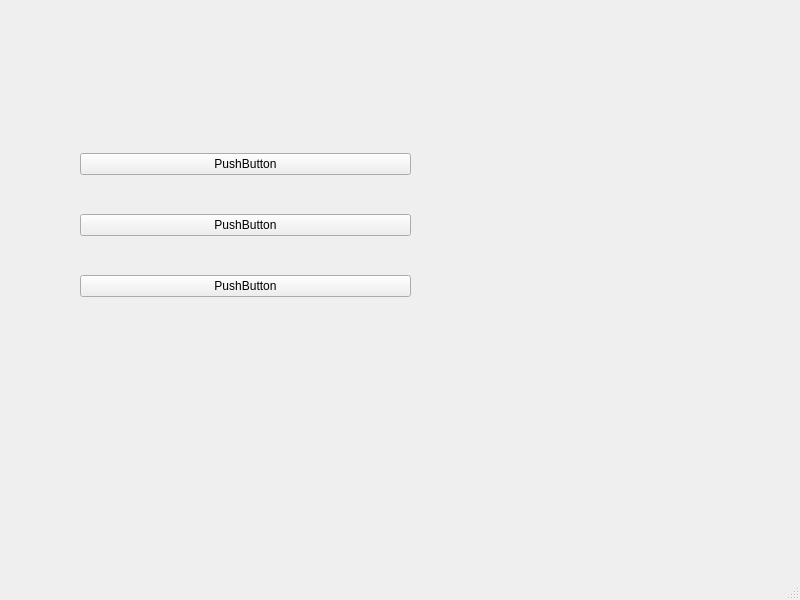
<?xml version="1.0" encoding="UTF-8"?>
<ui version="4.0">
 <class>MainWindow</class>
 <widget class="QMainWindow" name="MainWindow">
  <property name="geometry">
   <rect>
    <x>0</x>
    <y>0</y>
    <width>800</width>
    <height>600</height>
   </rect>
  </property>
  <property name="windowTitle">
   <string>MainWindow</string>
  </property>
  <widget class="QWidget" name="centralwidget">
   <widget class="QWidget" name="verticalLayoutWidget">
    <property name="geometry">
     <rect>
      <x>80</x>
      <y>120</y>
      <width>331</width>
      <height>211</height>
     </rect>
    </property>
    <layout class="QVBoxLayout" name="verticalLayout">
     <item>
      <widget class="QPushButton" name="pushButton_2">
       <property name="text">
        <string>PushButton</string>
       </property>
      </widget>
     </item>
     <item>
      <widget class="QPushButton" name="pushButton">
       <property name="text">
        <string>PushButton</string>
       </property>
      </widget>
     </item>
     <item>
      <widget class="QPushButton" name="pushButton_3">
       <property name="text">
        <string>PushButton</string>
       </property>
      </widget>
     </item>
    </layout>
   </widget>
  </widget>
  <widget class="QMenuBar" name="menubar">
   <property name="geometry">
    <rect>
     <x>0</x>
     <y>0</y>
     <width>800</width>
     <height>23</height>
    </rect>
   </property>
  </widget>
  <widget class="QStatusBar" name="statusbar"/>
 </widget>
 <resources/>
 <connections/>
</ui>
